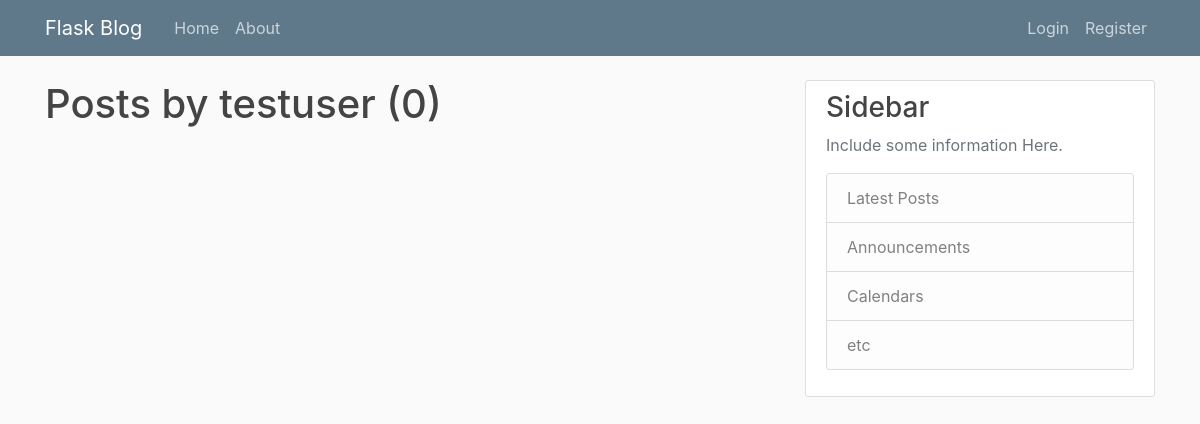
The page /user/testuser on the database as committed earlier.
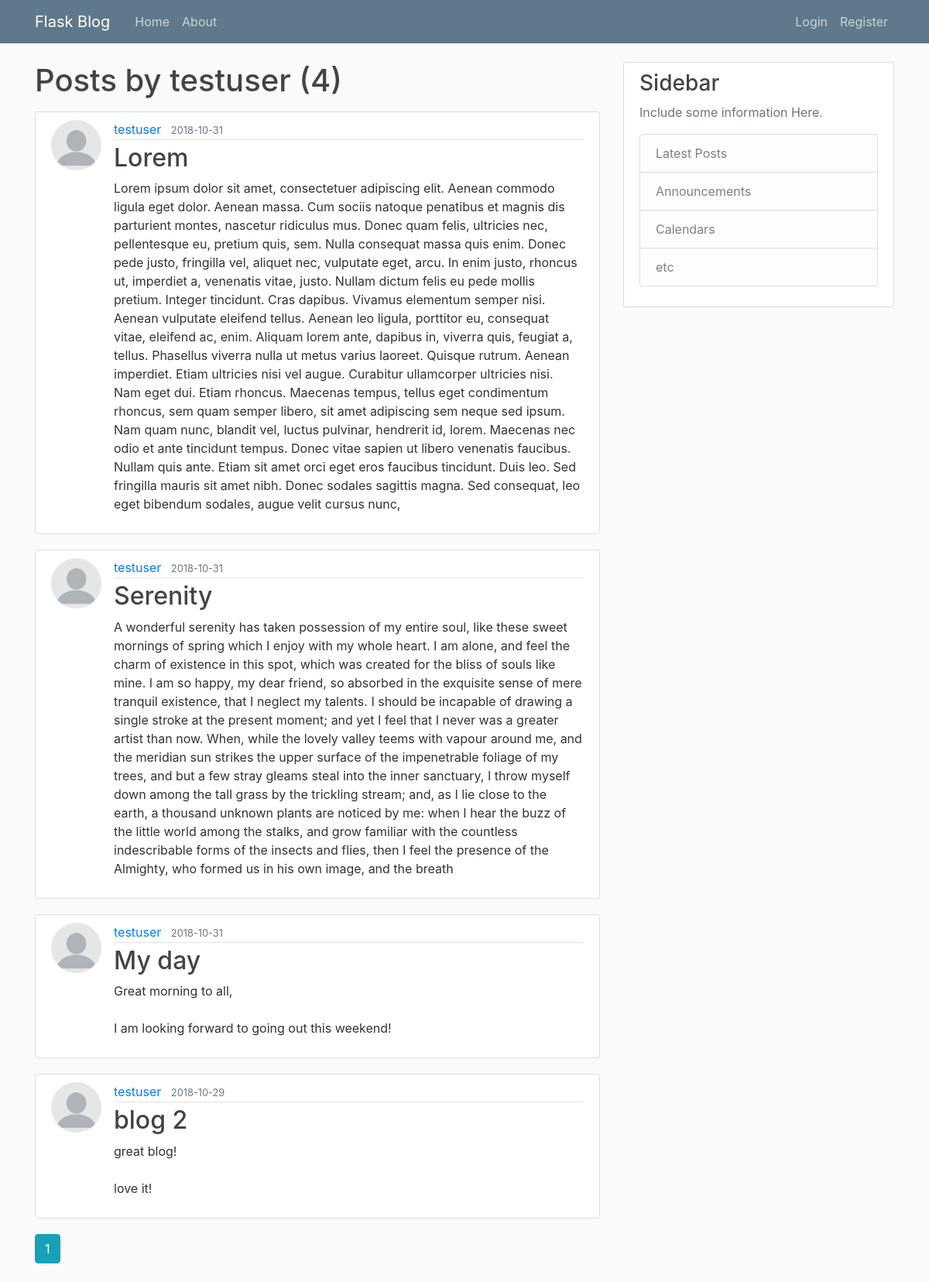
The same page on the database as committed later.
### flaskblog/models.py (models this page shows, shortened)
class Post(db.Model):
    id = db.Column(db.Integer, primary_key=True)
    title = db.Column(db.String(100), nullable=False)
    date_posted = db.Column(db.DateTime, nullable=False, default=datetime.utcnow)
    content = db.Column(db.Text, nullable=False)
    user_id = db.Column(db.Integer, db.ForeignKey('user.id'), nullable=False)

class User(db.Model, UserMixin):
    id = db.Column(db.Integer, primary_key=True)
    username = db.Column(db.String(20), unique=True, nullable=False)
    email = db.Column(db.String(120), unique=True, nullable=False)
    image_file = db.Column(db.String(20), nullable=False, default='default.jpg')
    password = db.Column(db.String(60), nullable=False)
    posts = db.relationship('Post', backref='author', lazy=True)

### flaskblog/routes.py (the view)
@app.route("/user/<string:username>")
def user_posts(username):
        page = request.args.get('page', 1, type=int)
        user = User.query.filter_by(username=username).first_or_404()
        posts = Post.query.filter_by(author=user)\
        .order_by(Post.date_posted.desc())\
        .paginate(page=page, per_page=5)
        return render_template('user_posts.html', posts=posts, user=user)

### flaskblog/templates/user_posts.html (shortened to what this page needs)
{% extends "layout.html" %}
{% block content %}
    <h1 class="mb-3">Posts by {{ user.username }} ({{ posts.total }})</h1>
    {% for post in posts.items %}
      <article class="media content-section">
        <img class="rounded-circle article-img" src="{{ url_for('static', filename='profile_pics/' + post.author.image_file) }}">
        <div class="media-body">
          <div class="article-metadata">
            <a class="mr-2" href="{{ url_for('user_posts', username=post.author.username) }}">{{ post.author.username }}</a>
            <small class="text-muted">{{ post.date_posted.strftime('%Y-%m-%d') }}</small>
          </div>
          <h2><a class="article-title" href="{{ url_for('post', post_id=post.id) }}">{{ post.title }}</a></h2>
          <p class="article-content">{{ post.content }}</p>
        </div>
      </article>
    {% endfor %}
    {% for page_num in posts.iter_pages(left_edge=1, right_edge=1, left_current=1, right_current=2) %}
      {% if page_num %}
        {% if posts.page == page_num %}
        <a class="btn btn-info mb-4"href="{{ url_for('user_posts', username=user.username, page=page_num) }}">{{ page_num }}</a>
        {% else %}
        <a class="btn btn-outline-info mb-4"href="{{ url_for('user_posts', username=user.username, page=page_num) }}">{{ page_num }}</a>
        {% endif %}
      {% endif %}
    {% endfor %}
{% endblock content %}

Rows that differ between the two databases and show on the page:
added Post: image_file (placeholder picture), author.username "testuser", date_posted "2018-10-31", title "Lorem", content "Lorem ipsum dolor sit amet, consectetuer adipiscing elit. Aenean commodo ligula eget dolor. Aenean massa. Cum sociis natoque penatibus et magnis dis parturient montes, nascetur ridiculus mus. Donec quam felis, ultricies nec, pellentesque eu, pretium quis, sem. Nulla consequat massa quis enim. Donec pede justo, fringilla vel, aliquet nec, vulputate eget, arcu. In enim justo, rhoncus ut, imperdiet a, venenatis vitae, justo. Nullam dictum felis eu pede mollis pretium. Integer tincidunt. Cras dapibus. Vivamus elementum semper nisi. Aenean vulputate eleifend tellus. Aenean leo ligula, porttitor eu, consequat vitae, eleifend ac, enim. Aliquam lorem ante, dapibus in, viverra quis, feugiat a,…"
added Post: image_file (placeholder picture), author.username "testuser", date_posted "2018-10-31", title "Serenity", content "A wonderful serenity has taken possession of my entire soul, like these sweet mornings of spring which I enjoy with my whole heart. I am alone, and feel the charm of existence in this spot, which was created for the bliss of souls like mine. I am so happy, my dear friend, so absorbed in the exquisite sense of mere tranquil existence, that I neglect my talents. I should be incapable of drawing a single stroke at the present moment; and yet I feel that I never was a greater artist than now. When, while the lovely valley teems with vapour around me, and the meridian sun strikes the upper surface of the impenetrable foliage of my trees, and but a few stray gleams steal into the inner sanctuary,…"
added Post: image_file (placeholder picture), author.username "testuser", date_posted "2018-10-31", title "My day", content "Great morning to all, I am looking forward to going out this weekend!"
added Post: image_file (placeholder picture), author.username "testuser", date_posted "2018-10-29", title "blog 2", content "great blog! love it!"
Other text that changed with them:
{{ posts.total }}: "0" → "4"
new list line: "1"
